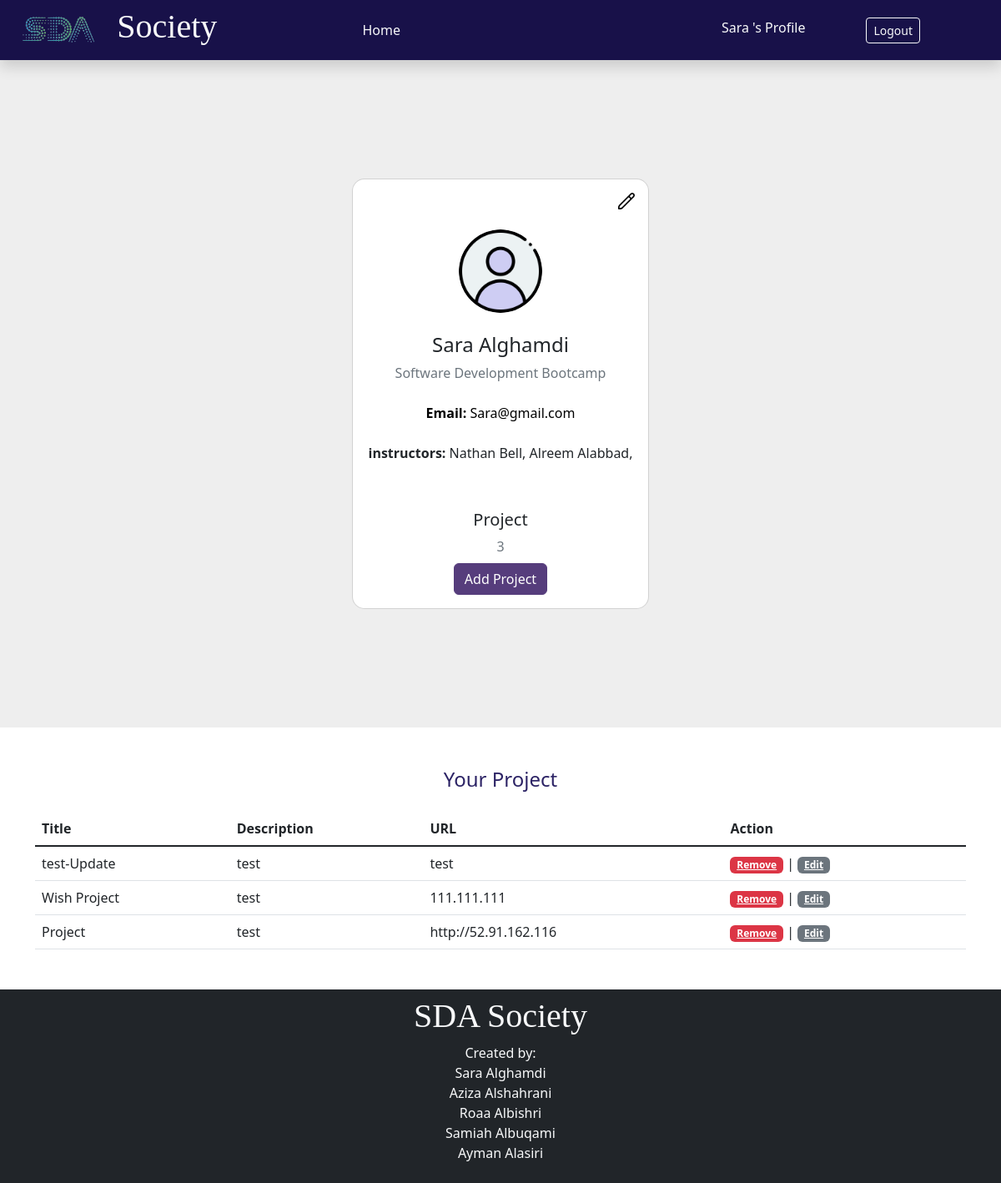
Screenshot of /profile (signed in) with the database file from the repository.
### App/models.py (models this page shows)
class Student(models.Model):
    fname = models.CharField(max_length=255)
    lname = models.CharField(max_length=255)
    email = models.CharField(max_length=255)
    password = models.CharField(max_length=255)
    bootcamp= models.ForeignKey(Bootcamp, related_name='students' ,on_delete=models.CASCADE)
    created_at = models.DateTimeField(auto_now_add=True)
    updated_at = models.DateTimeField(auto_now=True)
    objects= StudentManager()

class Bootcamp(models.Model):
    title = models.CharField(max_length=255)
    desc = models.TextField()
    img = models.ImageField(upload_to='files/covers')
    created_at = models.DateTimeField(auto_now_add=True)
    updated_at = models.DateTimeField(auto_now=True)

class instructor(models.Model):
    name = models.CharField(max_length=255)
    bootcamp=models.ForeignKey(Bootcamp, related_name='instructors',on_delete=models.CASCADE)

class Project(models.Model):
    title = models.CharField(max_length=20)
    desc = models.TextField()
    url=models.URLField()
    img_project = models.ImageField(upload_to='files/covers')
    student=models.ForeignKey(Student,related_name='projects',on_delete=models.CASCADE)

### App/views.py (the view)
# urls.py: path('profile', views.profile),
def profile(request):
    if not 'student_id' in request.session:
        return redirect('/')
    context = {
        'bootcamp' : Bootcamp.objects.all(),
        "student" : Student.objects.get(id=request.session['student_id'])
    }
    return render(request, "student/profile.html", context)

### App/templates/student/profile.html (shortened to what this page needs)
<!DOCTYPE html>
<html lang="en">
    <head>
    {% load static %}
    <link rel="stylesheet" href="https://cdn.jsdelivr.net/npm/bootstrap@5.2.0-beta1/dist/css/bootstrap.rtl.min.css">
</head>
<body>
    <div class="navbar sticky-top navbar navbar-expand-xs navbar-dark navbar-rounded shadow p-2 px-4 " style="background: #181149;">
        <div class="d-flex row " style="align-items:center;">
            <img class="col-4" src="{% static '/logo-removebg-preview.png' %}" width="90" alt="" >
            <h1 class="col-4 text-light" style="font-family:cairo;">Society</h1>
        </div>
        <div class="col-4">
            <ul class="nav">
                <li class="nav-item col-4">
                    <a class="nav-link active text-light" href="home_student">Home</a>
                </li>
            </ul>
        </div>
        <div class="col-4">
            <div class="d-flex justify-content-evenly">
                <a class="nav-link text-light" href="/profile">{{student.fname}}'s Profile</a>
                <a href="/logout" class="btn btn-outline-light btn-sm">Logout</a>
            </div>
        </div>
    </div>
    <section class="vh-100" style="background-color: #eee;">
        <div class="container py-5 h-100">
            <div class="row d-flex justify-content-center align-items-center h-100">
                <div class="col-md-12 col-xl-4">
                    <div class="card" style="border-radius: 15px;">
                        <div class="card-body text-center">
                            <a class=" mb-4 d-flex justify-content-md-end" href="/go_edit_profile"><img src="{% static '/pencil.png' %}" width="20px" alt="Edit"> </a>
                            <div class="mt-3 mb-4">
                                <img src="{% static '/user.png' %}"
                                class="rounded-circle img-fluid" style="width: 100px;" />
                            </div>
                            <h4 class="mb-2">{{student.fname}} {{student.lname}}</h4>
                            <p class="text-muted mb-4">{{student.bootcamp.title}}
                                <p class="text-black mb-4"> <strong>Email: </strong> {{student.email}}
                            <div class="mb-4 pb-2">
                                <span><strong>instructors:</strong>
                                    {% for instructor in student.bootcamp.instructors.all %}
                                    {{instructor.name}},
                                </span>
                                    {% endfor %}
                            </div>
                            <div class="d-flex justify-content-center text-center mt-5 mb-2">
                                <div>
                                <p class="mb-2 h5 text-center">Project</p>
                                <p class="text-muted mb-0">{{student.projects.all|length}}</p>
                                </div>
                            </div>
                            <a class="btn btn-secondary " role="button" href="go_add_project">Add Project</a>
                        </div>
                    </div>
                </div>
            </div>
        </div>
</section>
    <div class="container ">
        <div class="my-5">
            <h4 class="my-4 d-flex justify-content-center" style="color: #2c2365;">Your Project </h4>
            <table class="table table-hover">
                <thead>
                    <tr>
                        <th scope="col">Title</th>
                        <th scope="col">Description</th>
                        <th scope="col">URL</th>
                        <th scope="col">Action</th>
                    </tr>
                </thead>
                <tbody class="table-group-divider">
                {%for project in student.projects.all %}
                <tr>
                    <td>{{project.title}}</td>
                    <td>{{project.desc}}</td>
                    <td>{{project.url}}</td>
                    <td> <a class="badge bg-danger text-wrap" href="/remove_project/{{project.id}}">Remove</a>  |
                        <a class="badge bg-secondary text-wrap" href="go_edit_project/{{project.id}}">Edit</a>
                    </td>
                </tr>
                    {%endfor%}
                </tbody>
            </table>
        </div>
    </div>
    <footer class="bg-dark text-light p-2">
        <section id="contact" class="site-footer">
            <div class="container">
                <div class="row m-b-lg ">
                    <div class="col-lg-12 text-center">
                        <h1 class="contact-us" style="font-family:cairo;">SDA Society</h1>
                    </div>
                </div>
                </div>
                <div class="row">
                    <div class=" col-lg-12 text-center m-t-lg m-b-lg ">
                        <p class="copy-right fw-lighter"><strong> Created by:</strong><br/>
                            Sara Alghamdi <br/>
                            Aziza Alshahrani<br/>
                            Roaa Albishri <br/>
                            Samiah Albuqami<br/>
                            Ayman Alasiri<br/>
                        </p>
                    </div>
                </div>
        </section>
    </footer>
</body>
</html>

### App/templates/student/profile.html (style rules this page uses)
.btn-secondary { color: #fff; background-color: #563d7c; border-color: #563d7c; }

### rows the page displays
Student: fname "Sara", lname "Alghamdi", bootcamp "Software Development Bootcamp", email "Sara@gmail.com", projects.all|length "3"
instructor: name "Nathan Bell"
instructor: name "Alreem Alabbad"
Project: title "test-Update", desc "test", url "test"
Project: title "Wish Project", desc "test", url "111.111.111"
Project: title "Project", desc "test", url "http://52.91.162.116"
